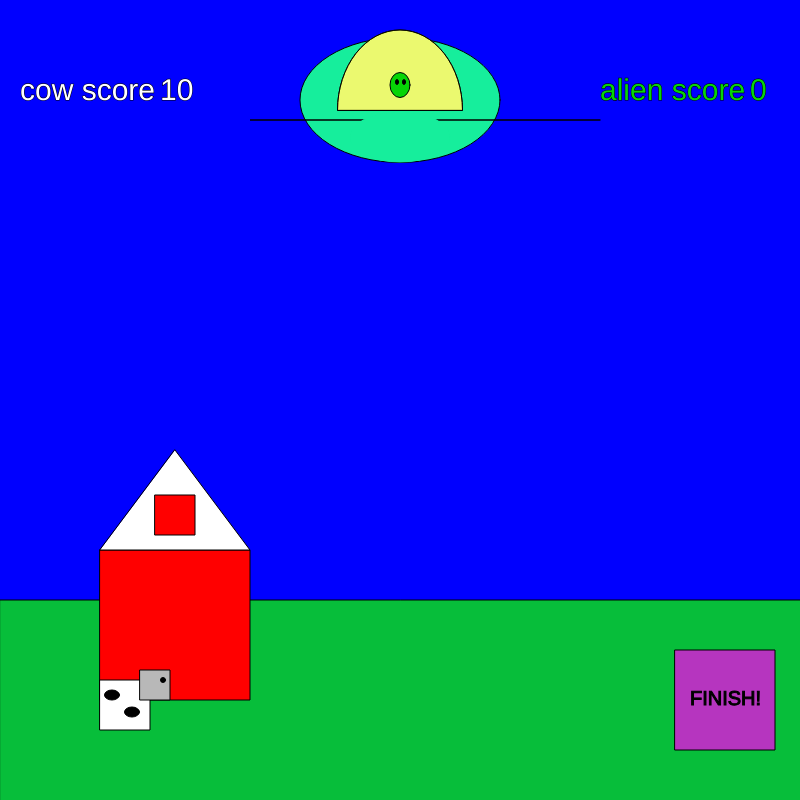
Frame 1 (no input)
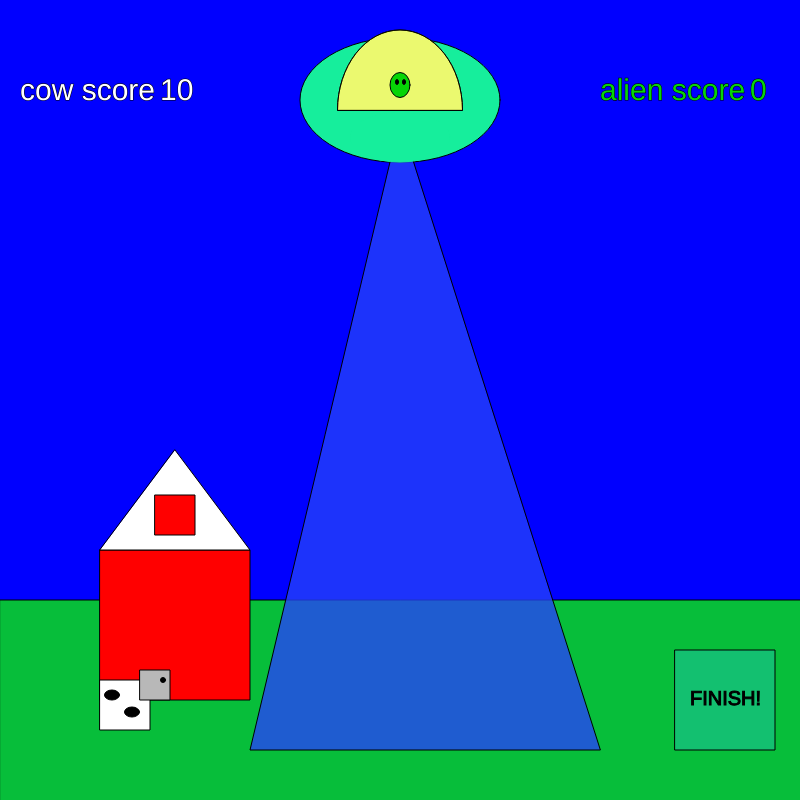
Frame 60 (no input)
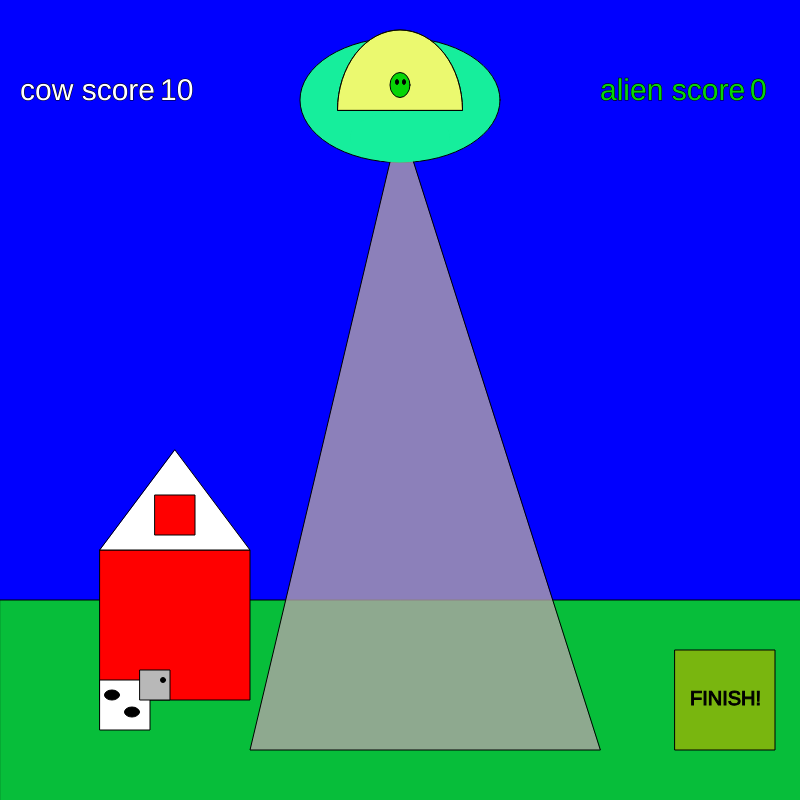
Frame 120 (the mouse pressed at the canvas centre since frame 60)

The p5.js sketch that drew these frames (run headless with seeded random() and noise() and a simulated clock; from frame 60 on, the mouse is pressed at the canvas centre):

// p5.js sketch
// ── sketch.js
var beem=120
var cowX=100
var cowY=680
var beemon=150
var alienX=400
var alienY=110
var finishX=675
var finishY=650
var alienscore=0
var cowscore=10
var astroidY1=100
var astroidY2=100
var astroidY3=100
var speed=3
function setup() {
  createCanvas(800, 800);

}

function draw() {
  stroke('black')
  background(0,0,255);
  
  fill('#16EE9C')
  ellipse(400,100,200,125)
  
  stroke('black')
  fill('#07BE3A')
  rect(0,600,1000,)
  
  fill('red')
  rect(100,550,150)
  
  fill("white")
  triangle(100,550,250,550,175,450)
  
  fill('red')
  rect(155,495,40)
  
  fill('white')
  arc(400,110,125,160,PI, 0  , CHORD)
  
  fill('rgba(223,245,27,0.63)')
  arc(400,110,125,160,PI, 0  , CHORD)
  
   fill(random(255),random(255),random(255))
  rect(finishX,finishY,100,100)
  fill('black')
  textSize(20)
  text('FINISH!',finishX+15,finishY+55)
  
  fill('white')
  rect(cowX,cowY,50)
  fill('black')
  ellipse(cowX+12,cowY+15,15,10)
  ellipse(cowX+32,cowY+32,15,10)
  fill('rgb(184,184,184)')
  rect(cowX+40,cowY-10,30,30)
  fill('black')
  ellipse(cowX+63,cowY,5,5)
  
  fill('rgb(7,213,7)')
  ellipse(alienX,alienY-25,20,25)
  fill('black')
  ellipse(alienX-3,alienY-28,3,5)
  ellipse(alienX- -4,alienY-28,3,5)
  
  if(cowscore>10){
  fill('rgb(71,42,6)')
  ellipse(400,astroidY1,100,100) 
  fill('rgb(48,27,4)')
  ellipse(380,astroidY1-15,25,30)
  ellipse(420,astroidY1+15,30,25)
    
  fill('rgb(71,42,6)')
  ellipse(150,astroidY2,100,100) 
  fill('rgb(48,27,4)')
  ellipse(130,astroidY2-15,25,30)
  ellipse(170,astroidY2+15,30,25)
  
    fill('rgb(71,42,6)')
  ellipse(650,astroidY3,100,100) 
  fill('rgb(48,27,4)')
  ellipse(630,astroidY3-15,25,30)
  ellipse(670,astroidY3+15,30,25)
  }
  
  
  
  textSize(30)
  fill('rgb(7,213,7)')
  text('alien score',600,100)
  text(alienscore,750,100)
  
  textSize(30)
  fill('white')
  text('cow score',20,100)
  text(cowscore,160,100)
  
  
  beemon=beemon-1
  
  if(beemon>0){
    fill(random(255),random(255),random(255),200)
    triangle(400,120,250,beem,600,beem)
    
    if(cowX > 250 && cowX < 600 && beem > cowY && beemon <= 750) {
      alienscore=alienscore+1 
      cowX=100 }
    
  fill('#16EE9C')
  stroke('#16EE9C')
  ellipse(400,137,100,50)
    
  }

      if(cowX > 675 && cowX < 775){
       cowscore=cowscore+1
        cowX=100 }

  beem=beem+20
  if(beem>750 ){
    beem=750 }
  
 if(cowscore==10){
   
 }
  
  
}

function keyPressed(){
  if(key=='a'){
    cowX=cowX-20 }
  if(key=='d'){
     cowX=cowX+20 }

  if(key=='l' && beemon<-200){
    beemon=150
    beem=120 }
  
  if(key=='j'){
    astroidY1=astroidY1+600 }
}
